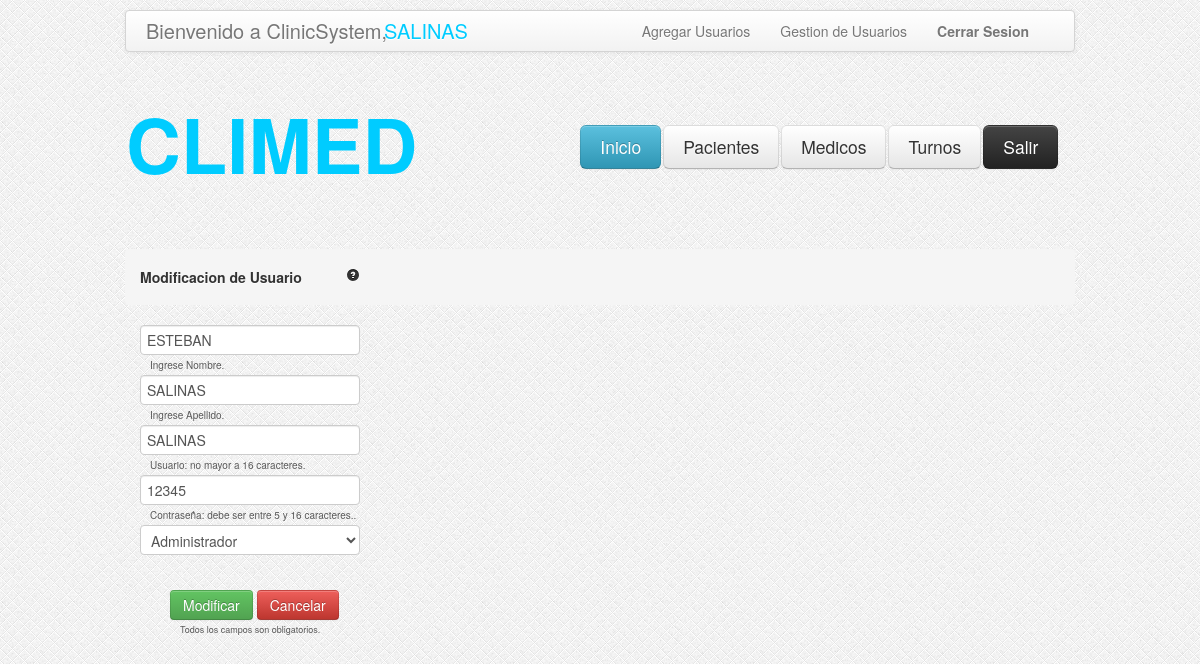
The app's page /Usuario.php?idusuario=3 (signed in) with its own data.
### tables this page shows
CREATE TABLE IF NOT EXISTS `usuarios` (
  `idusuario` int(11) NOT NULL AUTO_INCREMENT,
  `nombre` varchar(100) NOT NULL,
  `apellido` varchar(100) NOT NULL,
  `usuario` varchar(100) NOT NULL,
  `password` varchar(100) NOT NULL,
  `tipo` varchar(100) NOT NULL,
  PRIMARY KEY (`idusuario`)
);

### Usuario.php (the view, shortened to what this page needs)
<!doctype html>
<head>
<link rel="stylesheet" type="text/css" href="css/estilo.css"/>
<link rel="stylesheet" type="text/css" href="css/bootstrap.css"/>
<link rel="stylesheet" type="text/css" href="css/bootstrap-responsive.css"/>
</head>
<body style="background-image:url('images/bg.png')">
	<?php
	$idusuario = $_GET['idusuario'];
	$consulta = "SELECT * FROM usuarios WHERE idusuario = ".$idusuario." ";
	$res = mysql_query($consulta);
	include_once('header.php');
	?>
	<div class="encapsulador">
		<div class="contenedor">
			<ul class="breadcrumb">
				<li>
					<h5>Modificacion de Usuario <a href="#" style="margin-left: 40px;"><i class="icon-question-sign"></i></a></h5>
				</li>
			</ul>
			<div id="form-modificacion-usuarios">
				<form class="form-horizontal" method="POST" action="modificarUsuario.php" enctype="multipart/form-data" >
			  		<?php
			  		while($valor = mysql_fetch_array($res)) {
			  		?>
				  		<div style="">
							<div class="control-group" >
								<input class="namee" name="nombre" type="text" maxlength="50" placeholder="Nombre.." value="<?php echo $valor['nombre'] ?>">
								<span class="help-block" style= "margin-left: 10px; margin-top: 0px; font-size: 10px;margin-bottom: -20px;">Ingrese Nombre.</span>
							</div>
							<div class="control-group">
								<input class="apellidoo" name="apellido" type="text" maxlength="50" placeholder="Apellido.." value="<?php echo $valor['apellido'] ?>">
								<span class="help-block" style= "margin-left: 10px; margin-top: 0px; font-size: 10px;margin-bottom: -20px;">Ingrese Apellido.</span>
							</div>
							<div class="control-group">
								<input class="usuarioo" name="usuario" type="text" maxlength="16" placeholder="Usuario.." value="<?php echo $valor['usuario'] ?>">
								<span class="help-block" style= "margin-left: 10px; margin-top: 0px; font-size: 10px;margin-bottom: -20px;">Usuario: no mayor a 16 caracteres.</span>
							</div>
							<div class="control-group">
								<input class="passwordd" name="password" type="text" maxlength="16" placeholder="Contraseña.." value="<?php echo $valor['password'] ?>">
								<span class="help-block" style= "margin-left: 10px; margin-top: 0px; font-size: 10px;margin-bottom: -20px;">Contraseña: debe ser entre 5 y 16 caracteres..</span>
							</div>
							<select name="tipo" class="tipoo">
	  						<?php
	  						if ( $valor['tipo'] == "administrador") {
	  						?>
	  							<option value="administrador">Administrador</option>
	  						<?php
	  						}else{
	  						?>
	  							<option value="usuario">Usuario Comun</option>
	  							<option value="administrador">Administrador</option>
	  						<?php
	  						}
	  						?>
							</select>
						</div>
						<div style="margin-left: 30px;margin-top: 35px;">
								<a data-toggle="modal" role="button" href="#modificar" class="btnsubmit btn-success">Modificar</a>
								<a data-toggle="modal" role="button" href="#cancelar" class="btn btn-danger">Cancelar</a>
								<span class="help-block" style="margin-left: 10px; font-size: 9px;"> Todos los campos son obligatorios.</span>
						</div>
					<?php
					}
					?>
				</form>
			</div>
		</div>
	</div>
</body>
</html>

### css/estilo.css (style rules this page uses)
.encapsulador { width:950px; height:auto; margin: auto; }
.contenedor { margin-top: 75px; }
#form-modificacion-usuarios { float: left; margin-left: 15px;" }

### records on screen
usuarios: nombre "ESTEBAN", apellido "SALINAS", usuario "SALINAS", password "12345", tipo "Administrador"

### other values on screen
$usuario "SALINAS"
